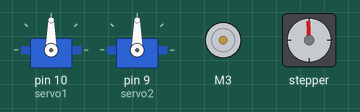
Recording of a sketch running on a simulated Arduino Uno, built with avr-gcc and run on an emulated ATmega328P. Parts: 2 × servo, DC motor (green arrow = forward, orange = backward, longer = faster), stepper motor. Stepper angles assume 200 steps per turn.

Above: at 0.15 s.
At 4.9 s:
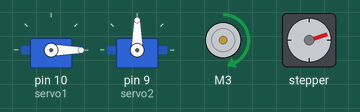
At 10.7 s:
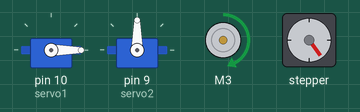
At 19.4 s:
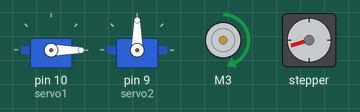
At 28.2 s:
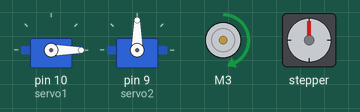
At 36.9 s:
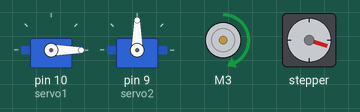
Timing chart, 0 to 40.0 s (numbered marks = the images above):
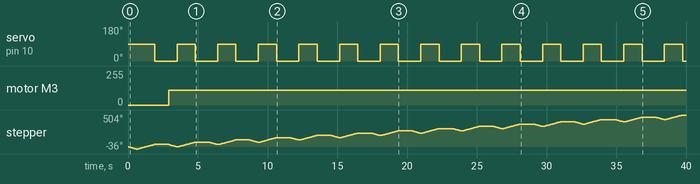

Measured:
- by itself, servo on pin 10 (servo1): alternates 90° for 1.3 s and 0° for 1.6 s
- by itself, motor M3: stopped → forward 110/255 at 2.9 s
- by itself, stepper: turns 36° counter-clockwise in 0.57 s, then 72° clockwise in 1.2 s, repeating every 2.9 s

The sketch:

demo.ino
```cpp
#include <Wire.h>
#include <Adafruit_MotorShield.h>
#include "utility/Adafruit_MS_PWMServoDriver.h"
#include <Servo.h>


Adafruit_MotorShield AFMS = Adafruit_MotorShield(); //sheild initialization

Adafruit_DCMotor *myMotor = AFMS.getMotor(3);//dc motor 1 initialization
//Adafruit_DCMotor *myMotor = AFMS.getMotor(2);

Adafruit_StepperMotor *myStepper = AFMS.getStepper(200, 2); //stepper in

Servo servo1;
Servo servo2;
void setup() {

AFMS.begin();
myStepper->setSpeed(10);
servo1.attach(10);
servo2.attach(9);
myMotor->setSpeed(110);
myMotor->run(RELEASE);
}

void loop() {

  myStepper->step(20, BACKWARD, DOUBLE);
  servo1.write(90);
  servo2.write(90);
  delay(100);
  myStepper->step(40, FORWARD, SINGLE);
  servo1.write(0);
  //servo2.write(0);
  delay(1000);
  myMotor->run(FORWARD);
}
```
